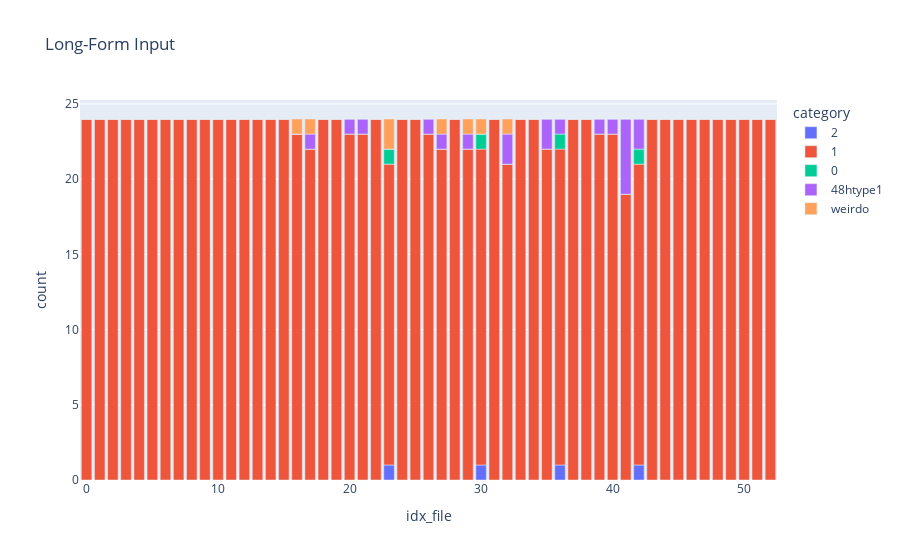

The cell this chart's notebook holds for it:
### Code cell
tuple_metainfo = get_tuple_metainfo(coor_structure_init_dict_expanded, litype, el = "Li")
file_loc_important_cols_sorted = file_loc_important_cols.sort_values("toten [eV]", ascending=True).reset_index()
get_occupancy(file_loc_important_cols_sorted, coor_structure_init_dict_expanded, tuple_metainfo, direc_restructure_destination, var_filename = "mapLi", el = "Li")
df = plot_occupancy(file_loc_important_cols_sorted)

### Figure 1 — Plotly figure (JSON) as saved in the notebook; plotly's stock layout.template omitted (floating-point values rounded to 4 significant figures)
{"data": [{"alignmentgroup": "True", "hovertemplate": "category=2<br>idx_file=%{x}<br>count=%{y}<extra></extra>", "legendgroup": "2", "marker": {"color": "#636efa", "pattern": {"shape": ""}}, "name": "2", "offsetgroup": "2", "orientation": "v", "showlegend": true, "textposition": "auto", "type": "bar", "x": [0, 1, 2, 3, 4, 5, 6, 7, 8, 9, 10, 11, 12, 13, 14, 15, 16, 17, 18, 19, 20, 21, 22, 23, 24, 25, 26, 27, 28, 29, 30, 31, 32, 33, 34, 35, 36, 37, 38, 39, 40, 41, 42, 43, 44, 45, 46, 47, 48, 49, 50, 51, 52], "xaxis": "x", "y": [0, 0, 0, 0, 0, 0, 0, 0, 0, 0, 0, 0, 0, 0, 0, 0, 0, 0, 0, 0, 0, 0, 0, 1, 0, 0, 0, 0, 0, 0, 1, 0, 0, 0, 0, 0, 1, 0, 0, 0, 0, 0, 1, 0, 0, 0, 0, 0, 0, 0, 0, 0, 0], "yaxis": "y"}, {"alignmentgroup": "True", "hovertemplate": "category=1<br>idx_file=%{x}<br>count=%{y}<extra></extra>", "legendgroup": "1", "marker": {"color": "#EF553B", "pattern": {"shape": ""}}, "name": "1", "offsetgroup": "1", "orientation": "v", "showlegend": true, "textposition": "auto", "type": "bar", "x": [0, 1, 2, 3, 4, 5, 6, 7, 8, 9, 10, 11, 12, 13, 14, 15, 16, 17, 18, 19, 20, 21, 22, 23, 24, 25, 26, 27, 28, 29, 30, 31, 32, 33, 34, 35, 36, 37, 38, 39, 40, 41, 42, 43, 44, 45, 46, 47, 48, 49, 50, 51, 52], "xaxis": "x", "y": [24, 24, 24, 24, 24, 24, 24, 24, 24, 24, 24, 24, 24, 24, 24, 24, 23, 22, 24, 24, 23, 23, 24, 20, 24, 24, 23, 22, 24, 22, 21, 24, 21, 24, 24, 22, 21, 24, 24, 23, 23, 19, 20, 24, 24, 24, 24, 24, 24, 24, 24, 24, 24], "yaxis": "y"}, {"alignmentgroup": "True", "hovertemplate": "category=0<br>idx_file=%{x}<br>count=%{y}<extra></extra>", "legendgroup": "0", "marker": {"color": "#00cc96", "pattern": {"shape": ""}}, "name": "0", "offsetgroup": "0", "orientation": "v", "showlegend": true, "textposition": "auto", "type": "bar", "x": [0, 1, 2, 3, 4, 5, 6, 7, 8, 9, 10, 11, 12, 13, 14, 15, 16, 17, 18, 19, 20, 21, 22, 23, 24, 25, 26, 27, 28, 29, 30, 31, 32, 33, 34, 35, 36, 37, 38, 39, 40, 41, 42, 43, 44, 45, 46, 47, 48, 49, 50, 51, 52], "xaxis": "x", "y": [0, 0, 0, 0, 0, 0, 0, 0, 0, 0, 0, 0, 0, 0, 0, 0, 0, 0, 0, 0, 0, 0, 0, 1, 0, 0, 0, 0, 0, 0, 1, 0, 0, 0, 0, 0, 1, 0, 0, 0, 0, 0, 1, 0, 0, 0, 0, 0, 0, 0, 0, 0, 0], "yaxis": "y"}, {"alignmentgroup": "True", "hovertemplate": "category=48htype1<br>idx_file=%{x}<br>count=%{y}<extra></extra>", "legendgroup": "48htype1", "marker": {"color": "#ab63fa", "pattern": {"shape": ""}}, "name": "48htype1", "offsetgroup": "48htype1", "orientation": "v", "showlegend": true, "textposition": "auto", "type": "bar", "x": [0, 1, 2, 3, 4, 5, 6, 7, 8, 9, 10, 11, 12, 13, 14, 15, 16, 17, 18, 19, 20, 21, 22, 23, 24, 25, 26, 27, 28, 29, 30, 31, 32, 33, 34, 35, 36, 37, 38, 39, 40, 41, 42, 43, 44, 45, 46, 47, 48, 49, 50, 51, 52], "xaxis": "x", "y": [0, 0, 0, 0, 0, 0, 0, 0, 0, 0, 0, 0, 0, 0, 0, 0, 0, 1, 0, 0, 1, 1, 0, 0, 0, 0, 1, 1, 0, 1, 0, 0, 2, 0, 0, 2, 1, 0, 0, 1, 1, 5, 2, 0, 0, 0, 0, 0, 0, 0, 0, 0, 0], "yaxis": "y"}, {"alignmentgroup": "True", "hovertemplate": "category=weirdo<br>idx_file=%{x}<br>count=%{y}<extra></extra>", "legendgroup": "weirdo", "marker": {"color": "#FFA15A", "pattern": {"shape": ""}}, "name": "weirdo", "offsetgroup": "weirdo", "orientation": "v", "showlegend": true, "textposition": "auto", "type": "bar", "x": [0, 1, 2, 3, 4, 5, 6, 7, 8, 9, 10, 11, 12, 13, 14, 15, 16, 17, 18, 19, 20, 21, 22, 23, 24, 25, 26, 27, 28, 29, 30, 31, 32, 33, 34, 35, 36, 37, 38, 39, 40, 41, 42, 43, 44, 45, 46, 47, 48, 49, 50, 51, 52], "xaxis": "x", "y": [0, 0, 0, 0, 0, 0, 0, 0, 0, 0, 0, 0, 0, 0, 0, 0, 1, 1, 0, 0, 0, 0, 0, 2, 0, 0, 0, 1, 0, 1, 1, 0, 1, 0, 0, 0, 0, 0, 0, 0, 0, 0, 0, 0, 0, 0, 0, 0, 0, 0, 0, 0, 0], "yaxis": "y"}], "layout": {"barmode": "relative", "legend": {"title": {"text": "category"}, "tracegroupgap": 0}, "title": {"text": "Long-Form Input"}, "xaxis": {"anchor": "y", "domain": [0, 1], "title": {"text": "idx_file"}}, "yaxis": {"anchor": "x", "domain": [0, 1], "title": {"text": "count"}}}}
